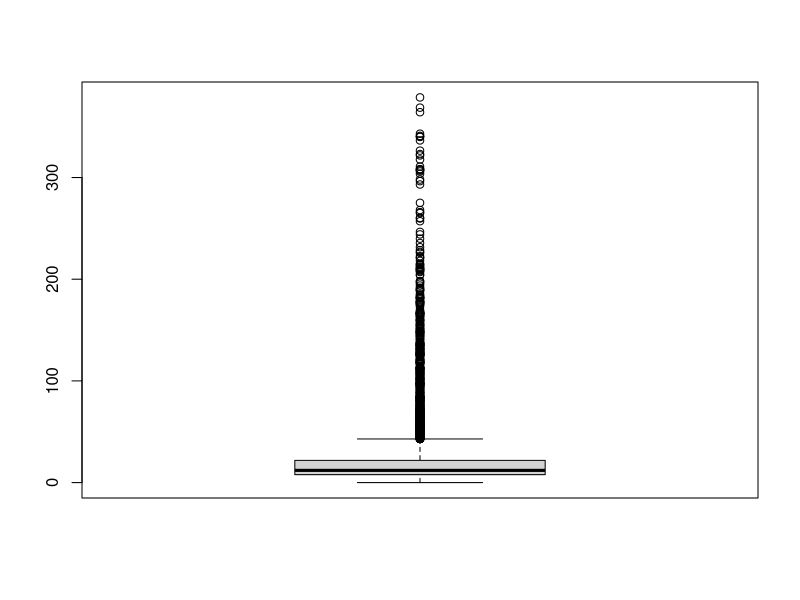
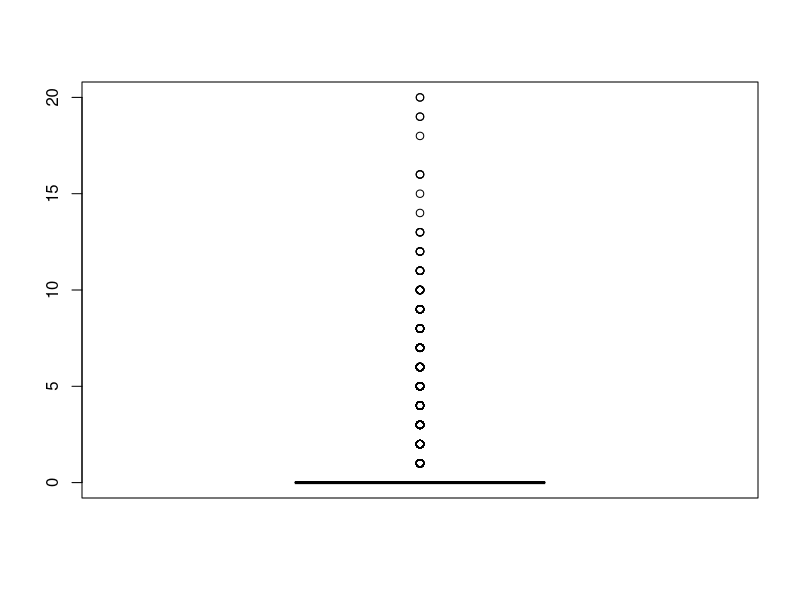
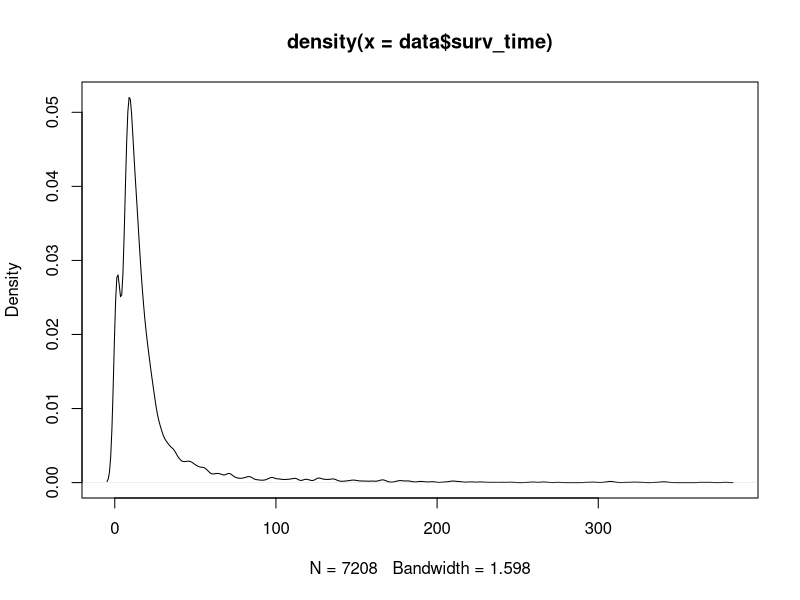
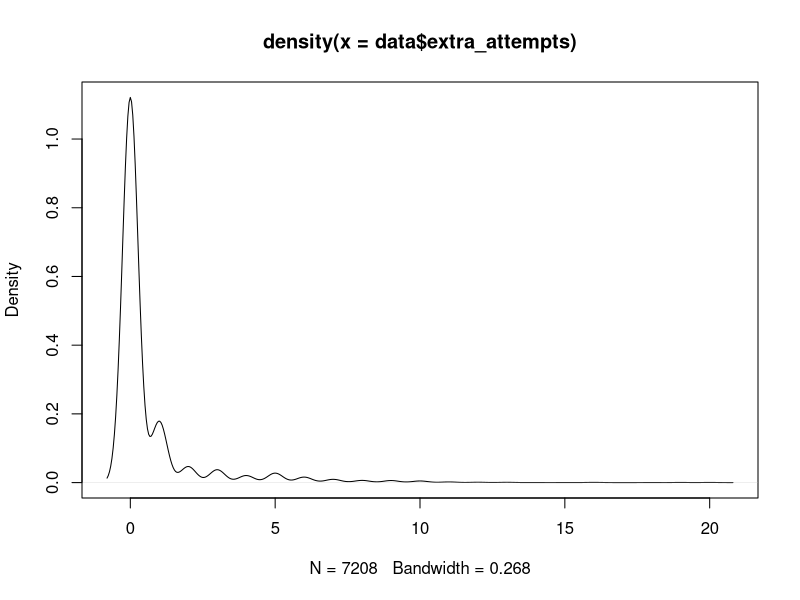
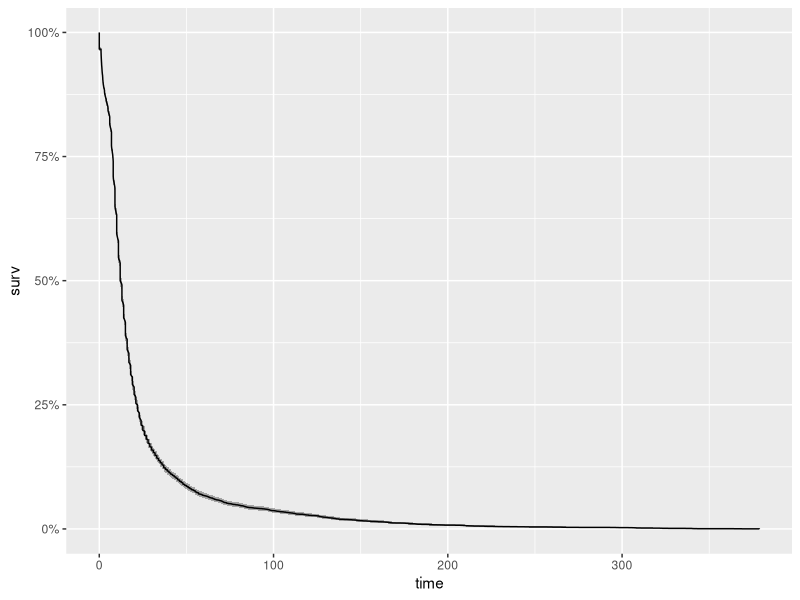
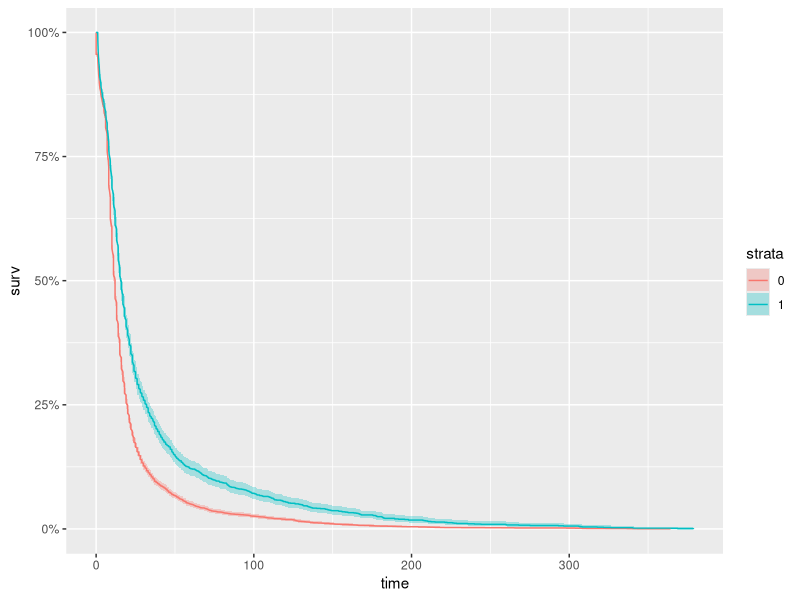
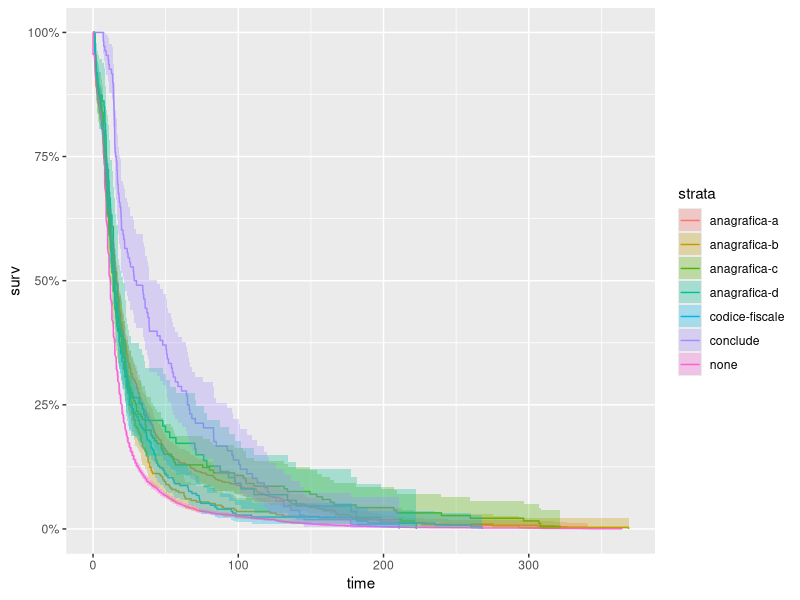
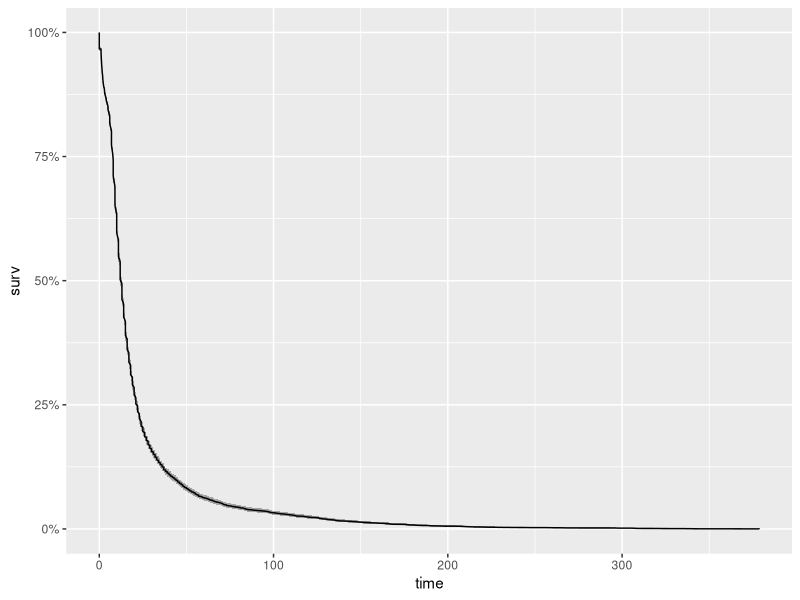

Here is the R script that generated these plots, in order:
library(readr)
library(tidyverse)
library(survival)
library(ggfortify)

data <- read_csv("data.csv") %>%
  # extra attempts dummy
  mutate(extra_attempts_dummy = ifelse(extra_attempts==0,0,1)) %>%
  mutate(main_extra_attempt = ifelse(is.na(main_extra_attempt),"none",main_extra_attempt))

# many outliers for survival time
# few clients go through the system for a long time
boxplot(data$surv_time)
# also a high number of extra attempts is rare
boxplot(data$extra_attempts)

# the distribution is asymmetric
# Kernel density estimation
plot(density(data$surv_time))
plot(density(data$extra_attempts))

# Kaplan-Meier estimates of the probability of survival over time
km_fit <- survfit(Surv(surv_time, status) ~ 1, data=data)

summary(km_fit)

# as time passes the probability of concluding increases
autoplot(km_fit)

# now we look at the survival curve between who makes extra attempts and who doesn't
km_grp_fit <- survfit(Surv(surv_time, status) ~ extra_attempts_dummy, data=data)
# who makes extra attempts is more likely not to conclude and there are 
# small overlaps between the curves
autoplot(km_grp_fit)
summary(km_grp_fit)

# now we compare groups where the main stuck occurs
# remove the ones with a too high confidence interval
data_reduced <- data %>%
  filter(!main_extra_attempt %in% 
           c("contract-activation","antiriciclaggio","rapporto","contract-subscription"))

# there are still a lot of overlapps with confidence intervals though
km_grp_fit <- survfit(Surv(surv_time, status) ~ main_extra_attempt, data=data_reduced)
autoplot(km_grp_fit)
summary(km_grp_fit)

# Next, I’ll fit a Cox Proportional Hazards Model that makes use of all of the
# covariates in the data set, extra_attempts non dummified
cox <- coxph(Surv(surv_time, status) ~ extra_attempts, data = data)
# we can show that extra_attempts is significant
summary(cox)

cox_fit <- survfit(cox)
autoplot(cox_fit)

# the Cox model assumes that the covariates do not vary with time
# Let's show how the effects of the covariates change over time
# using Aalen’s additive regression model
aa_fit <-aareg(Surv(surv_time, status) ~ extra_attempts, 
               data = data)
aa_fit

# time-dependent so the assumptions for the Cox model are not met
# The plots show how the effects of the covariates change over time.
# Notice the steep slope and then abrupt change.
autoplot(aa_fit)
